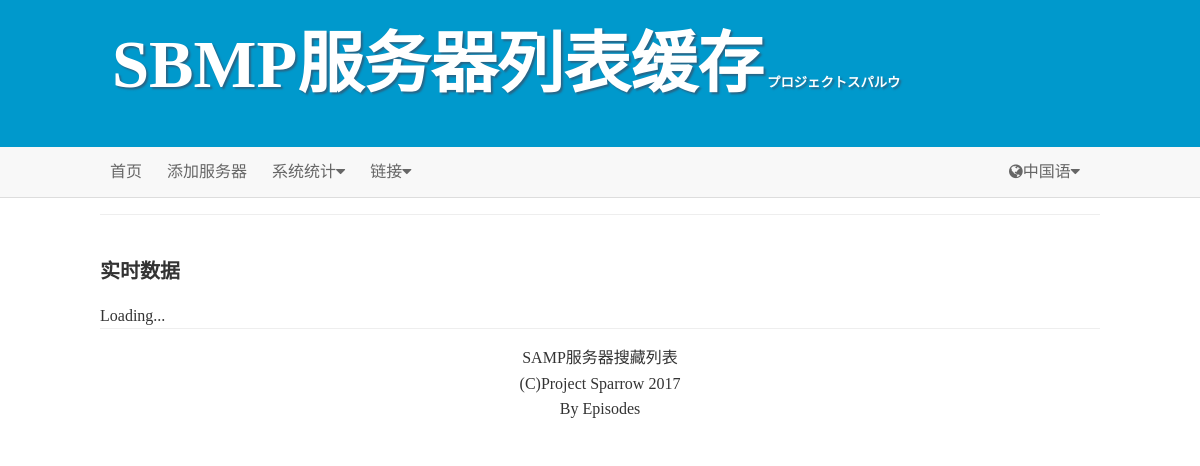
/server.php?id=1, run on an earlier commit of the app's database.
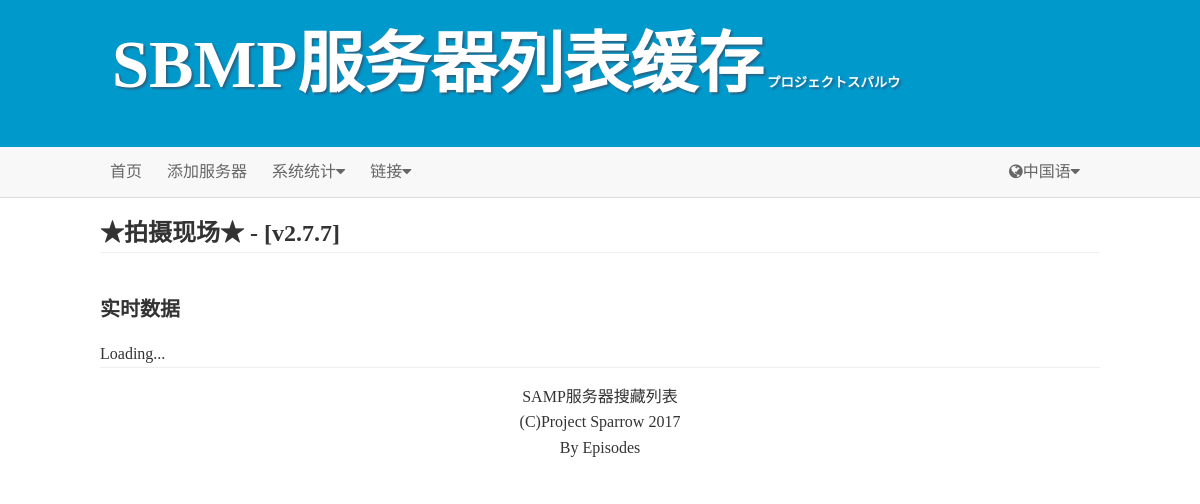
And on a later commit of the database.
### tables this page shows
CREATE TABLE IF NOT EXISTS `servers` (
  `ID` int(11) NOT NULL AUTO_INCREMENT,
  `IP` text NOT NULL,
  `PORT` int(11) NOT NULL,
  `NAME` text NOT NULL,
  `GAMEMODE` text NOT NULL,
  `PCURRENT` int(11) NOT NULL,
  `RATE` int(2) NOT NULL,
  `PMAX` int(11) NOT NULL,
  `LASTCK` datetime NOT NULL,
  `SYNSTATE` tinyint(1) NOT NULL,
  PRIMARY KEY (`ID`)
);

### assets/php/Lang/zh_cn.php (called while the page is built)
<?php
	$LAN['NAME'] = '中国语';
	$LAN['FLAG'] = 'cn';
	$LAN['SITE_NAME'] = 'SBMP服务器列表缓存';
	$LAN['HOME'] = '首页';
	$LAN['SERV_ADD'] = '添加服务器';
	$LAN['STATUS'] = '系统统计';
	$LAN['LINK'] = '链接';
	$LAN['SERVER_TITLE'] = '服务器一览';
	$LAN['SERVER_SEARCH'] = '搜索';
	$LAN['SERVER_REALTIME'] = '实时数据';
	$LAN['SERVER_TH_NAME'] = '名称';
	$LAN['SERVER_TH_MODE'] = '模式';
	$LAN['SERVER_TH_MAP'] = '语言';
	$LAN['SERVER_TH_PLAYER'] = '玩家';
	$LAN['SERVER_TH_CPLAYER'] = '当前在线';
	$LAN['SERVER_TH_MPLAYER'] = '最大玩家';
	$LAN['SERVER_TH_IP'] = '地址';
	$LAN['SERVER_TH_RATE'] = '推荐度';
	$LAN['SERVER_TH_LSCK'] = '最后更新';
?>

### assets/php/func.php (called while the page is built, shortened)
		<?
	function getServerFromDB($serverID)
	{
		require_once('db.php');
		$stmt = $dbHandle->prepare('SELECT * FROM servers WHERE `ID` = ? LIMIT 1');
		$stmt->bind_param('i', $serverID);
		$stmt->execute();
		$result = $stmt->get_result();
		$row = $result->fetch_assoc();
		return $row;
	}
	function array_iconv($data, $output = 'utf-8') {
	  $encode_arr = array('UTF-8','ASCII','GBK','GB2312','BIG5','JIS','eucjp-win','sjis-win','EUC-JP');
	  $encoded = mb_detect_encoding($data, $encode_arr);
	  if (!is_array($data)) {
		return mb_convert_encoding($data, $output, $encoded);
	 }
}
?>

### server.php (the view, shortened to what this page needs)
<!doctype html>
<html>
<head>
<link href="assets/css/amazeui.min.css" rel="stylesheet" type="text/css"/>
<link href="assets/css/style.css" rel="stylesheet" type="text/css" />
<?php
	include("assets/php/func.php");
?>
</head>
<body>
	<div id="header">
		<div class="am-g am-g-fixed">
			<h1><?php echo $LAN['SITE_NAME']; ?><span style="font-size: 20%"> プロジェクトスパルウ</span></h1>
		</div>
	</div>
  <header class="am-topbar">
   <div class="am-g am-g-fixed">
    <div class="am-collapse am-topbar-collapse" id="doc-topbar-collapse">
      <ul class="am-nav am-nav-pills am-topbar-nav">
        <li ><a href="index.php"><?php echo $LAN['HOME']?></a></li>
        <li ><a href="servAdd.php"><?php echo $LAN['SERV_ADD']; ?></a></li>
        <li class="am-dropdown" data-am-dropdown>
          <a class="am-dropdown-toggle" data-am-dropdown-toggle href="javascript:;">
            <?php echo $LAN['STATUS']; ?><span class="am-icon-caret-down"></span>
          </a>
        </li>
         <li class="am-dropdown" data-am-dropdown>
				  <a class="am-dropdown-toggle" data-am-dropdown-toggle href="javascript:;">
				  <?php echo $LAN['LINK']; ?><span class="am-icon-caret-down"></span>
				  </a>
		</li>
      </ul>
     <div class="am-topbar-right">
      	<ul class="am-nav am-nav-pills am-topbar-nav">
			<li class="am-dropdown" data-am-dropdown>
				  <a class="am-dropdown-toggle" data-am-dropdown-toggle href="javascript:;">
					<span class="am-icon-globe"><?php echo $LAN['NAME']; ?></span><span class="am-icon-caret-down"></span>
				  </a>
			</li>
		</ul>
    </div>
</div>
  </header>
  	<div class="am-container">
		<div class="am-g am-g-fixed">
		<?php
			if(isset($_GET["id"])) $serverID = $_GET["id"];
			$data = getServerFromDB($serverID);
			?>  <?php
			if(!empty($serverID))
			{
				?>
				<h1 id="title"><?php echo array_iconv($data['NAME']); ?><hr/></h1>
				<h2><?php echo $LAN['SERVER_REALTIME']; ?></h2>
				<div id="serverInfo">
					Loading...
				</div>
				<?php
			}
		?>
		</div>
	</div>
	<footer>
	<div class="am-g am-g-fixed">
		<hr/>
		<p style="text-align: center;">SAMP服务器搜藏列表</br/>(C)Project Sparrow 2017 <br/>By Episodes</p>
	</div>
</footer>
</body>
</html>

### assets/css/style.css (style rules this page uses)
body { -webkit-font-smoothing: antialiased; margin:0px; padding:0px; font-family: "微软雅黑"; }
#header { background-color:#0099CC; padding-top:1%; padding-bottom:1%; padding-left:2%; }
#header h1 { text-shadow:2px 2px 2px #286586; font-size:50pt; color:#fff; }

What changed in the data, as far as the page shows it:
now on this page (row edited): servers: NAME "★拍摄现场★ - [v2.7.7]"
